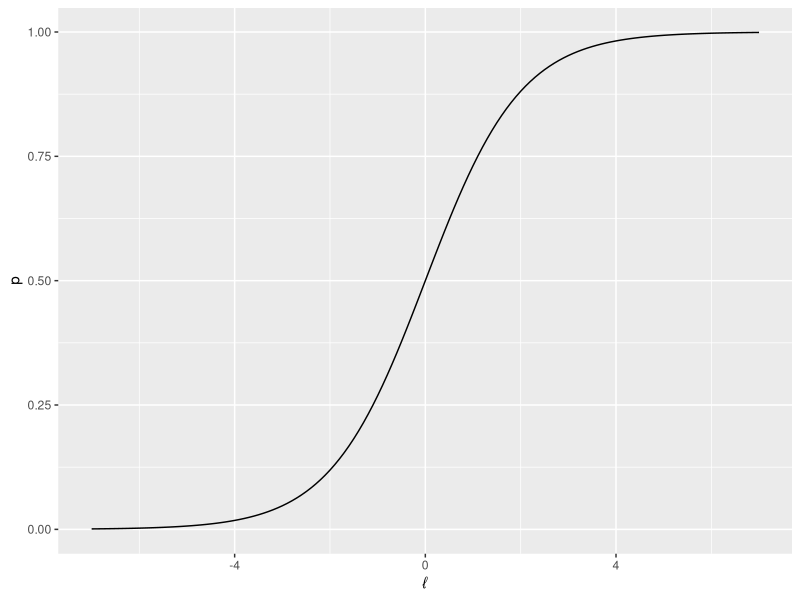
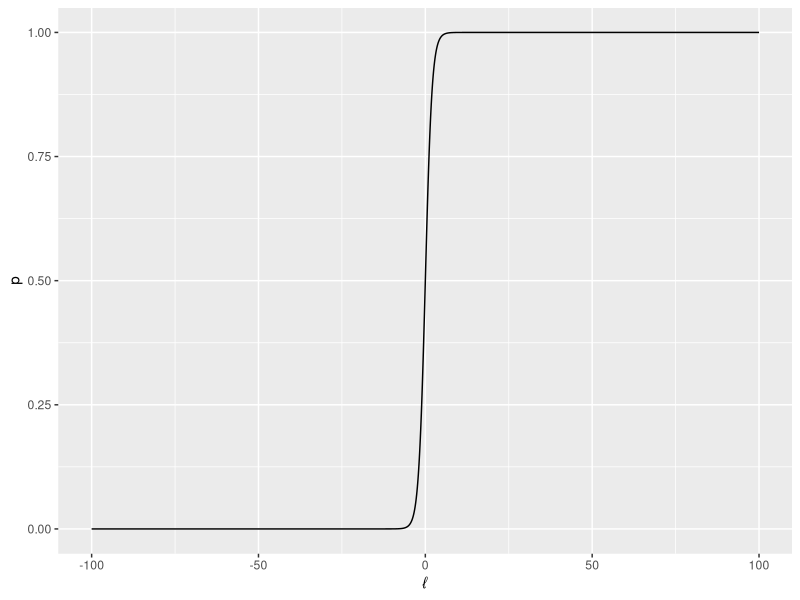
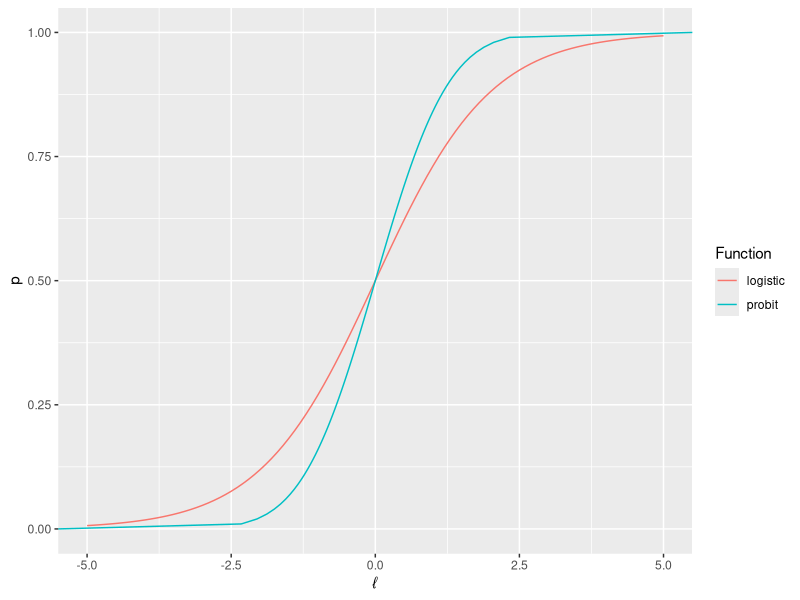
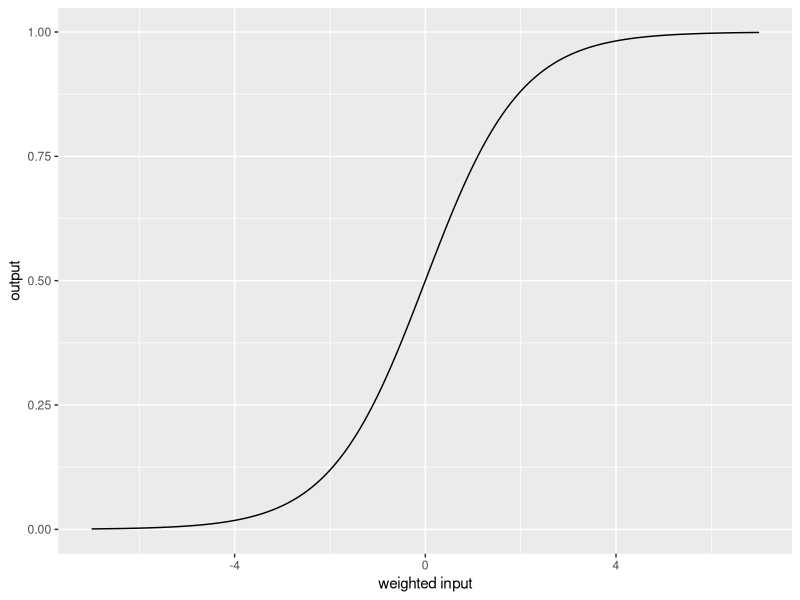

These charts were generated, in order, by the following R code:
library(tidyverse)

# define the logistic response function
logistic.response <- function(l) { 
  return(
    1 / (1 + exp(-1*l) )
  )
}

# test a few key values
logistic.response(0)
logistic.response(Inf)
logistic.response(-Inf)

logistic.response(5)
logistic.response(-5)

logistic.response(1)
logistic.response(-1)

# create a set of inputs to plot
l <- seq(-7,7,0.1)
head(l)
tail(l)

# plot the logistic response function from -7 to 7
ggplot() + 
  geom_line(mapping = aes(x=l, y=logistic.response(l))) + 
  xlab("\U2113") + ylab("p")

# plot for a greater range
l.2 <- seq(-100,100,0.1)

ggplot() + 
  geom_line(mapping = aes(x=l.2, y=logistic.response(l.2))) + 
  xlab("\U2113") + ylab("p")


# probit function
p <- seq(0,1,by=0.01)

# probit is the quantile function for the normal distribution
# we use its inverse, so defined with "p" input instead of "l"
probit <- function(p) {
  return(
    qnorm(p, mean = 0, sd=1)
  )
}

# compare logistic function and probit
g <- seq(-6,6,by=0.1)
p <- seq(0,1,by=0.01)

# construct dataframe with p,g values using both functions
logistic.vals <- data.frame(l=l,
                            p=logistic.response(l),
                            Function="logistic")
probit.vals <- data.frame(l=probit(p),
                          p=p,
                          Function="probit")
combined.vals <- rbind(logistic.vals, probit.vals)

ggplot(data=combined.vals) + 
  geom_line(mapping = aes(x=l, y=p, col=Function)) +
  xlab("\U2113") + ylab("p") + 
  xlim(-5,5)

# neural net logistic activation function example
ggplot() + 
  geom_line(mapping = aes(x=l, y=logistic.response(l))) + 
  xlab("weighted input") + ylab("output")
